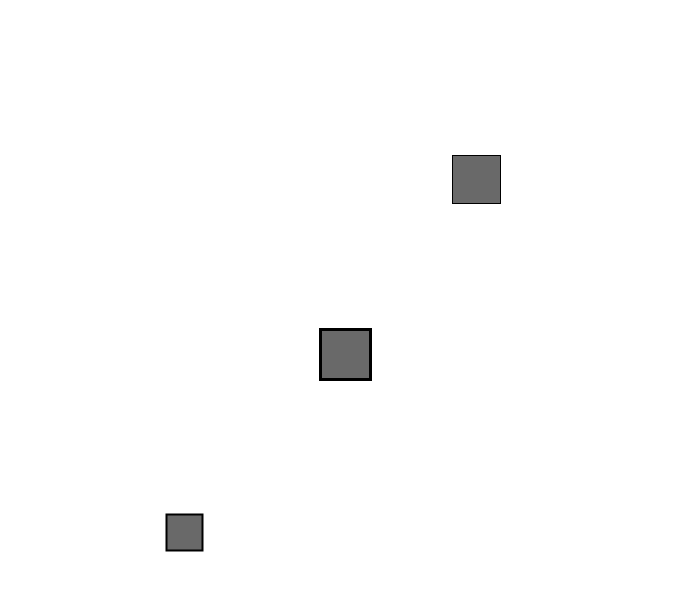
Frame 1 (no input)
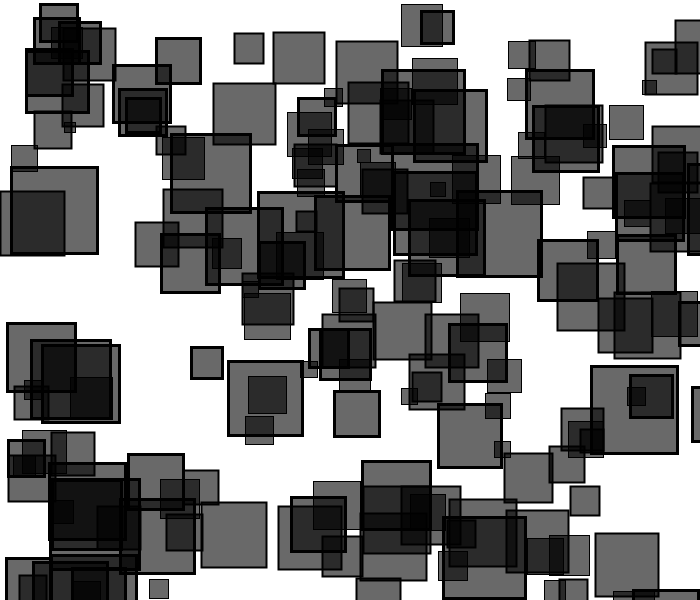
Frame 60 (the mouse pressed at the canvas centre just before this capture)
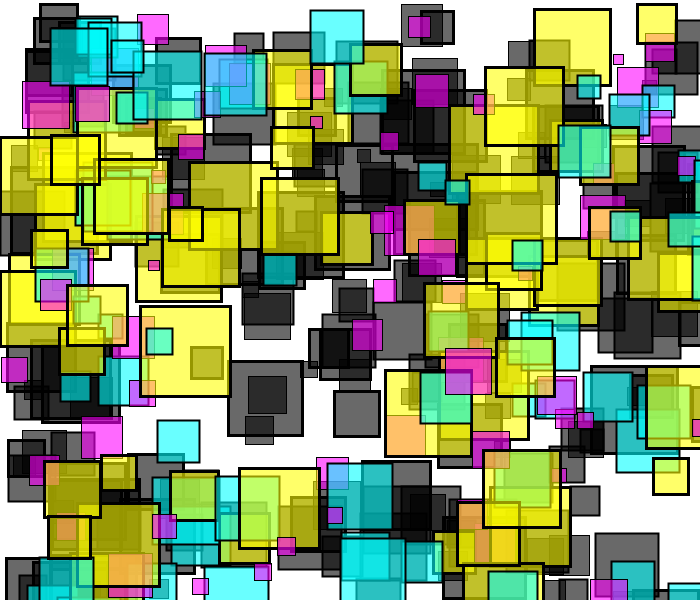
Frame 120 (the mouse held since frame 60 and released just before this capture)

The Processing sketch that drew these frames (run headless with seeded random() and noise(); from frame 60 on, the mouse is pressed at the canvas centre):

// Processing sketch: processing_3012
// ── processing_3012.pde

void setup(){ 
  background(255); 
  size(700,600); 
  smooth(); 
  //noStroke();
} 

void draw(){ 

  stroke(0); 
  strokeWeight(1); 
  fill(mouseX,0,mouseY,150); 
  float a = random(width); 
  float b = random(height); 
  float c = random (10,50); 
  rect (a,b,c,c); 

  stroke(0); 
  strokeWeight(2); 
  fill(0,mouseX,mouseY,150);  
  float d = random (width); 
  float e = random (height); 
  float f = random (20,70); 
  rect (d,e,f,f); 

  stroke(0); 
  strokeWeight(3); 
  fill(mouseX,mouseY,0,150); 
  float g = random (width); 
  float h = random (height); 
  float i = random (30,90); 
  rect(g,h,i,i); 
} 
